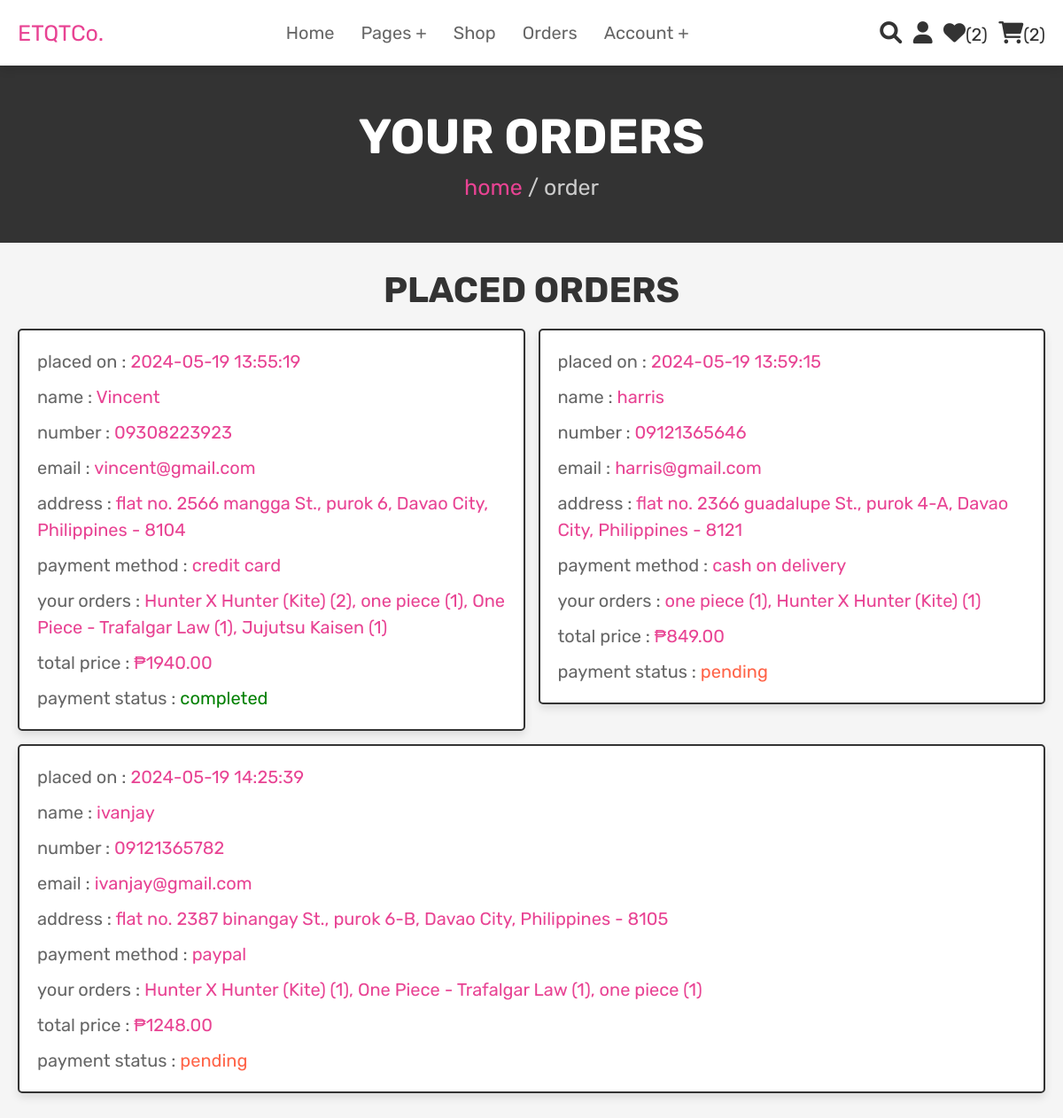
Screenshot of /orders.php (signed in) with the database file from the repository.
### tables this page shows
CREATE TABLE `orders` (
  `id` int(11) NOT NULL,
  `user_id` int(11) DEFAULT NULL,
  `placed_on` datetime DEFAULT current_timestamp(),
  `name` varchar(100) DEFAULT NULL,
  `number` varchar(20) DEFAULT NULL,
  `email` varchar(100) DEFAULT NULL,
  `address` text DEFAULT NULL,
  `method` varchar(50) DEFAULT NULL,
  `total_products` text DEFAULT NULL,
  `total_price` decimal(10,2) DEFAULT NULL,
  `payment_status` enum('pending','completed') DEFAULT 'pending'
);

### orders.php (the view, shortened to what this page needs)
<?php
@include 'config.php';
$user_id = $_SESSION['user_id'];
?>
<!DOCTYPE html>
<html lang="en">
<head>
    <link rel="stylesheet" href="https://cdnjs.cloudflare.com/ajax/libs/font-awesome/6.0.0/css/all.min.css">
    <link rel="stylesheet" href="css/style.css">
</head>
<body>
    <?php @include 'header.php'; ?>
    <section class="heading">
        <h3>your orders</h3>
        <p> <a href="home.php">home</a> / order </p>
    </section>
    <section class="placed-orders">
        <h1 class="title">placed orders</h1>
        <div class="box-container">
            <?php
            $select_orders = mysqli_query($conn, "SELECT * FROM `orders` WHERE user_id = '$user_id'") or die('Query failed: ' . mysqli_error($conn));
            if (mysqli_num_rows($select_orders) > 0) {
                while ($fetch_orders = mysqli_fetch_assoc($select_orders)) {
            ?>
                    <div class="box">
                        <p> placed on : <span><?php echo $fetch_orders['placed_on']; ?></span> </p>
                        <p> name : <span><?php echo $fetch_orders['name']; ?></span> </p>
                        <p> number : <span><?php echo $fetch_orders['number']; ?></span> </p>
                        <p> email : <span><?php echo $fetch_orders['email']; ?></span> </p>
                        <p> address : <span><?php echo $fetch_orders['address']; ?></span> </p>
                        <p> payment method : <span><?php echo $fetch_orders['method']; ?></span> </p>
                        <p> your orders : <span><?php echo $fetch_orders['total_products']; ?></span> </p>
                        <p> total price : <span>₱<?php echo $fetch_orders['total_price']; ?></span> </p>
                        <p> payment status : <span style="color:<?php echo ($fetch_orders['payment_status'] == 'pending') ? 'tomato' : 'green'; ?>"><?php echo $fetch_orders['payment_status']; ?></span> </p>
                    </div>
            <?php
                }
            } else {
                echo '<p class="empty">no orders placed yet!</p>';
            }
            ?>
        </div>
    </section>
</body>
</html>

### style.css (style rules this page uses)
:root { --pink: #e84393; --red: #c0392b; --orange: #f39c12; --black: #333; --white: #fff; --light-color: #666; --light-white: #ccc; --light-bg: #f5f5f5; --border: 0.2rem solid var(--black); --box-shadow: 0 0.5rem 1rem rgba(0, 0, 0, 0.1); }
* { font-family: "Rubik", sans-serif; margin: 0; padding: 0; box-sizing: border-box; outline: none; border: none; text-decoration: none; transition: all 0.2s linear; }
html { font-size: 62.5%; overflow-x: hidden; scroll-behavior: smooth; scroll-padding-top: 6.5rem; }
body { background: var(--light-bg); }
section { padding: 3rem 2rem; }
.heading { display: flex; flex-flow: column; align-items: center; justify-content: center; gap: 1rem; background-color: var(--black); text-align: center; min-height: 25vh; }
.heading h3 { font-size: 5.5rem; color: var(--white); text-transform: uppercase; }
.heading p { font-size: 2.5rem; color: var(--light-white); }
.heading p a { color: var(--pink); }
.title { text-align: center; margin-bottom: 2rem; color: var(--black); text-transform: uppercase; font-size: 4rem; }
.placed-orders .box-container { max-width: 1200px; margin: 0 auto; display: flex; flex-wrap: wrap; gap: 1.5rem; align-items: flex-start; }
.placed-orders .box-container .box { background-color: var(--white); padding: 1rem 2rem; border: var(--border); box-shadow: var(--box-shadow); flex: 1 1 40rem; border-radius: 0.5rem; }
.placed-orders .box-container .box p { margin: 1rem 0; font-size: 2rem; line-height: 1.5; color: var(--light-color); }
.placed-orders .box-container .box p span { color: var(--pink); }

### rows the page displays
orders: placed_on "2024-05-19 13:55:19", name "Vincent", number "09308223923", email "vincent@gmail.com", address "flat no. 2566 mangga St., purok 6, Davao City, Philippines - 8104", method "credit card", total_products "Hunter X Hunter (Kite) (2), one piece (1), One Piece - Trafalgar Law (1), Jujutsu Kaisen (1)", total_price "1940.00", payment_status "completed"
orders: placed_on "2024-05-19 13:59:15", name "harris", number "09121365646", email "harris@gmail.com", address "flat no. 2366 guadalupe St., purok 4-A, Davao City, Philippines - 8121", method "cash on delivery", total_products "one piece (1), Hunter X Hunter (Kite) (1)", total_price "849.00", payment_status "pending"
orders: placed_on "2024-05-19 14:25:39", name "ivanjay", number "09121365782", email "ivanjay@gmail.com", address "flat no. 2387 binangay St., purok 6-B, Davao City, Philippines - 8105", method "paypal", total_products "Hunter X Hunter (Kite) (1), One Piece - Trafalgar Law (1), one piece (1)", total_price "1248.00", payment_status "pending"

### other values shown
$wishlist_num_rows "2"
$cart_num_rows "2"
